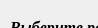
    <widget class="QWidget" name="page_8">
     <property name="geometry">
      <rect>
       <x>0</x>
       <y>0</y>
       <width>98</width>
       <height>28</height>
      </rect>
     </property>
     <attribute name="label">
      <string>Рейтинг</string>
     </attribute>
     <widget class="QGroupBox" name="groupBox_5">
      <property name="geometry">
       <rect>
        <x>5</x>
        <y>110</y>
        <width>230</width>
        <height>91</height>
       </rect>
      </property>
      <property name="font">
       <font>
        <weight>75</weight>
        <bold>true</bold>
       </font>
      </property>
      <property name="title">
       <string>Сортировка</string>
      </property>
      <layout class="QVBoxLayout" name="verticalLayout_15">
       <property name="spacing">
        <number>1</number>
       </property>
       <property name="leftMargin">
        <number>5</number>
       </property>
       <property name="topMargin">
        <number>5</number>
       </property>
       <property name="rightMargin">
        <number>5</number>
       </property>
       <property name="bottomMargin">
        <number>5</number>
       </property>
       <item>
        <widget class="QPushButton" name="Button_sort_alf_R">
         <property name="font">
          <font>
           <family>Times New Roman</family>
           <pointsize>11</pointsize>
           <weight>50</weight>
           <italic>true</italic>
           <bold>false</bold>
          </font>
         </property>
         <property name="text">
          <string>По алфавиту</string>
         </property>
        </widget>
       </item>
       <item>
        <widget class="QPushButton" name="Button_sort_rejting_in_R">
         <property name="font">
          <font>
           <family>Times New Roman</family>
           <pointsize>11</pointsize>
           <weight>50</weight>
           <italic>true</italic>
           <bold>false</bold>
          </font>
         </property>
         <property name="text">
          <string>По рейтингу</string>
         </property>
        </widget>
       </item>
      </layout>
     </widget>
     <widget class="QWidget" name="layoutWidget">
      <property name="geometry">
       <rect>
        <x>10</x>
        <y>10</y>
        <width>239</width>
        <height>116</height>
       </rect>
      </property>
      <layout class="QVBoxLayout" name="verticalLayout_22">
       <property name="spacing">
        <number>1</number>
       </property>
       <item>
        <layout class="QVBoxLayout" name="verticalLayout_17">
         <property name="spacing">
          <number>1</number>
         </property>
         <item>
          <widget class="QLabel" name="label_47">
           <property name="sizePolicy">
            <sizepolicy hsizetype="Expanding" vsizetype="Preferred">
             <horstretch>0</horstretch>
             <verstretch>0</verstretch>
            </sizepolicy>
           </property>
           <property name="font">
            <font>
             <family>Times New Roman</family>
             <pointsize>12</pointsize>
             <weight>75</weight>
             <italic>true</italic>
             <bold>true</bold>
            </font>
           </property>
           <property name="text">
            <string>Выберите рейтинг лист</string>
           </property>
          </widget>
         </item>
         <item>
          <widget class="QComboBox" name="comboBox_choice_R">
           <property name="sizePolicy">
            <sizepolicy hsizetype="Expanding" vsizetype="Fixed">
             <horstretch>0</horstretch>
             <verstretch>0</verstretch>
            </sizepolicy>
           </property>
          </widget>
         </item>
        </layout>
       </item>
       <item>
        <layout class="QVBoxLayout" name="verticalLayout_16">
         <property name="spacing">
          <number>1</number>
         </property>
         <item>
          <widget class="QLabel" name="label_77">
           <property name="font">
            <font>
             <family>Times New Roman</family>
             <pointsize>11</pointsize>
             <weight>50</weight>
             <italic>true</italic>
             <bold>false</bold>
            </font>
           </property>
           <property name="text">
            <string>Поиск спортсмена в рейтинге</string>
           </property>
          </widget>
         </item>
         <item>
          <widget class="QLineEdit" name="lineEdit_find_player_in_R"/>
         </item>
        </layout>
       </item>
      </layout>
     </widget>
     <widget class="QGroupBox" name="groupBox_3">
      <property name="geometry">
       <rect>
        <x>5</x>
        <y>200</y>
        <width>230</width>
        <height>200</height>
       </rect>
      </property>
      <property name="font">
       <font>
        <weight>75</weight>
        <bold>true</bold>
       </font>
      </property>
      <property name="title">
       <string>Фильтр</string>
      </property>
      <layout class="QVBoxLayout" name="verticalLayout_21">
       <property name="spacing">
        <number>1</number>
       </property>
       <property name="leftMargin">
        <number>5</number>
       </property>
       <property name="topMargin">
        <number>5</number>
       </property>
       <property name="rightMargin">
        <number>5</number>
       </property>
       <property name="bottomMargin">
        <number>5</number>
       </property>
       <item>
        <layout class="QVBoxLayout" name="verticalLayout_18">
         <property name="spacing">
          <number>1</number>
         </property>
         <item>
          <widget class="QLabel" name="label_9">
           <property name="sizePolicy">
            <sizepolicy hsizetype="Expanding" vsizetype="Preferred">
             <horstretch>0</horstretch>
             <verstretch>0</verstretch>
            </sizepolicy>
           </property>
           <property name="font">
            <font>
             <family>Times New Roman</family>
             <pointsize>11</pointsize>
             <weight>75</weight>
             <italic>true</italic>
             <bold>true</bold>
            </font>
           </property>
           <property name="text">
            <string>По субъекту РФ</string>
           </property>
          </widget>
         </item>
         <item>
          <widget class="QComboBox" name="comboBox_filter_region_in_R">
           <property name="sizePolicy">
            <sizepolicy hsizetype="Expanding" vsizetype="Fixed">
             <horstretch>0</horstretch>
             <verstretch>0</verstretch>
            </sizepolicy>
           </property>
          </widget>
         </item>
        </layout>
       </item>
       <item>
        <layout class="QVBoxLayout" name="verticalLayout_19">
         <property name="spacing">
          <number>1</number>
         </property>
         <item>
          <widget class="QLabel" name="label_23">
           <property name="sizePolicy">
            <sizepolicy hsizetype="Expanding" vsizetype="Preferred">
             <horstretch>0</horstretch>
             <verstretch>0</verstretch>
            </sizepolicy>
           </property>
           <property name="font">
            <font>
             <family>Times New Roman</family>
             <pointsize>11</pointsize>
             <weight>75</weight>
             <italic>true</italic>
             <bold>true</bold>
            </font>
           </property>
           <property name="text">
            <string>По городу</string>
           </property>
          </widget>
         </item>
         <item>
          <widget class="QComboBox" name="comboBox_filter_city_in_R">
           <property name="sizePolicy">
            <sizepolicy hsizetype="Expanding" vsizetype="Fixed">
             <horstretch>0</horstretch>
             <verstretch>0</verstretch>
            </sizepolicy>
           </property>
          </widget>
         </item>
        </layout>
       </item>
       <item>
        <layout class="QVBoxLayout" name="verticalLayout_20">
         <property name="spacing">
          <number>1</number>
         </property>
         <item>
          <widget class="QLabel" name="label_35">
           <property name="sizePolicy">
            <sizepolicy hsizetype="Expanding" vsizetype="Preferred">
             <horstretch>0</horstretch>
             <verstretch>0</verstretch>
            </sizepolicy>
           </property>
           <property name="font">
            <font>
             <family>Times New Roman</family>
             <pointsize>11</pointsize>
             <weight>75</weight>
             <italic>true</italic>
             <bold>true</bold>
            </font>
           </property>
           <property name="text">
            <string>По дате рождения</string>
           </property>
          </widget>
         </item>
         <item>
          <widget class="QComboBox" name="comboBox_filter_date_in_R">
           <property name="sizePolicy">
            <sizepolicy hsizetype="Expanding" vsizetype="Fixed">
             <horstretch>0</horstretch>
             <verstretch>0</verstretch>
            </sizepolicy>
           </property>
          </widget>
         </item>
        </layout>
       </item>
       <item>
        <layout class="QHBoxLayout" name="horizontalLayout_14">
         <item>
          <widget class="QPushButton" name="Button_filter_R">
           <property name="sizePolicy">
            <sizepolicy hsizetype="Expanding" vsizetype="Fixed">
             <horstretch>0</horstretch>
             <verstretch>0</verstretch>
            </sizepolicy>
           </property>
           <property name="font">
            <font>
             <family>Times New Roman</family>
             <pointsize>10</pointsize>
             <italic>true</italic>
            </font>
           </property>
           <property name="text">
            <string>Применить</string>
           </property>
          </widget>
         </item>
         <item>
          <spacer name="horizontalSpacer_6">
           <property name="orientation">
            <enum>Qt::Horizontal</enum>
           </property>
           <property name="sizeHint" stdset="0">
            <size>
             <width>40</width>
             <height>20</height>
            </size>
           </property>
          </spacer>
         </item>
         <item>
          <widget class="QPushButton" name="Button_reset_fltr_in_R">
           <property name="sizePolicy">
            <sizepolicy hsizetype="Expanding" vsizetype="Fixed">
             <horstretch>0</horstretch>
             <verstretch>0</verstretch>
            </sizepolicy>
           </property>
           <property name="font">
            <font>
             <family>Times New Roman</family>
             <pointsize>10</pointsize>
             <italic>true</italic>
            </font>
           </property>
           <property name="text">
            <string>Сбросить фильтр</string>
           </property>
          </widget>
         </item>
        </layout>
       </item>
      </layout>
     </widget>
    </widget>
